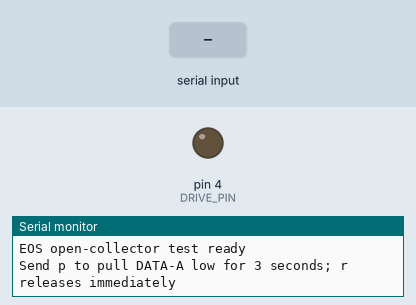
This sketch was run on a simulated Arduino Uno, built with avr-gcc and run on an emulated ATmega328P. Shown: output pins drawn as LEDs (lit = HIGH), the last lines printed to the serial monitor. The inputs (shaded band) are chosen by the test bench.

Above: at 1.2 s.
1.3 s: "p" received over Serial
At 1.6 s:
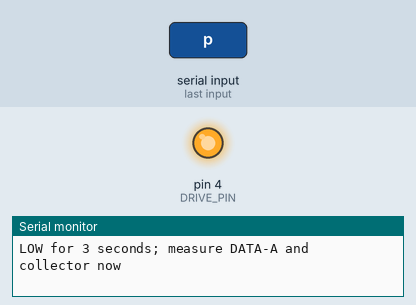
4.3 s: "P" received over Serial
At 8.5 s:
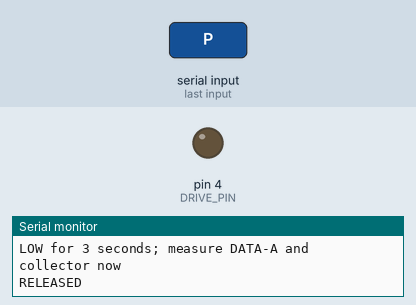
Timing chart, 0 to 10.0 s (numbered marks = the images above; inputs shaded):
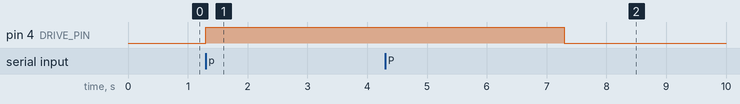

The sketch:

open_collector_test.ino
```cpp
// EOS-1V N3 DATA-A open-collector output test for Arduino UNO R4 WiFi.
// External circuit:
//   D4 -- 10k -- NPN base
//   base -- 100k -- emitter
//   emitter -- EOS COMMON and Arduino GND
//   collector -- 1k -- EOS FOCUS / DATA-A
//
// The transistor is OFF when D4 is LOW. Nothing is transmitted automatically.

constexpr uint8_t DRIVE_PIN = 4;
constexpr unsigned long PULL_LOW_MS = 3000;

bool pullingLow = false;
unsigned long releaseAt = 0;

void releaseLine() {
  digitalWrite(DRIVE_PIN, LOW);  // NPN off: camera pull-up produces logic high
  pullingLow = false;
  Serial.println("RELEASED");
}

void pullLineLow() {
  digitalWrite(DRIVE_PIN, HIGH); // NPN on: open-collector logic low
  pullingLow = true;
  releaseAt = millis() + PULL_LOW_MS;
  Serial.println("LOW for 3 seconds; measure DATA-A and collector now");
}

void setup() {
  // Set the inactive level before enabling output to avoid an unwanted pulse.
  digitalWrite(DRIVE_PIN, LOW);
  pinMode(DRIVE_PIN, OUTPUT);

  Serial.begin(115200);
  while (!Serial && millis() < 3000) {}
  Serial.println("EOS open-collector test ready");
  Serial.println("Send p to pull DATA-A low for 3 seconds; r releases immediately");
}

void loop() {
  while (Serial.available()) {
    const char c = Serial.read();
    if (c == 'p' || c == 'P') {
      pullLineLow();
    } else if (c == 'r' || c == 'R') {
      releaseLine();
    }
  }

  if (pullingLow && static_cast<long>(millis() - releaseAt) >= 0) {
    releaseLine();
  }
}
```

Measured:
- after the input at 1.3 s, pin 4 (DRIVE_PIN): LOW → HIGH at once
- after the input at 4.3 s, pin 4 (DRIVE_PIN): HIGH → LOW after 3.0 s
